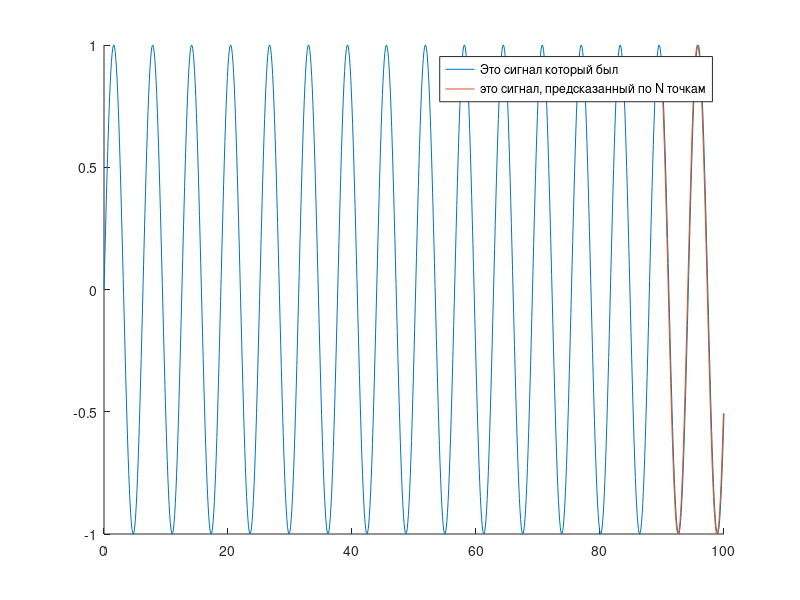

Write MATLAB code to recreate this figure.
%у нас есть входной сигнал длиной М точек его нужно предсказывать по N
%точкам на основе линейного предсказания
clc, clear, clear all;
% создаю входной сигнал длиной М(=1001) точек
x = [0 : 0.1 : 100];
M = length(x);
signal = sin(x);
% cоздаю количество точек по которым предсказать
N = 900;
% линейное предсказание = перемножение матрицы весов w и матрицы признаков X
% pred = X * w
% для этого нам нужно реализовать алгоритм машинного обучения 
% на обучающей выборке signal
% матрица признаков , размерности (M-N) x (N-1) 
X = [];
i = 1;
j = 1;
start_index = 1;
while start_index <= M - N% заполнение матрицы Х
    while j <= N
        X(start_index , j) = signal(i);
        j = j + 1;
        i = i + 1;
    end
    j = 1;
    start_index = start_index + 1;
    i = start_index;
end

pred = [];
i = N + 1;
while i <= M%заполнение матрицы полученных значений
    pred(i - N , 1) = signal(i);
    i = i + 1;
end

w = X\pred;%это решение. и чо с ним делать?

% проверка решения

reshenie = X * w;
figure;
hold all;
plot(x,signal);
plot(x(N:end-1),reshenie);
legend('Это сигнал который был', 'это сигнал, предсказанный по N точкам');


%% это не нужно, но пока жаль удалять

function res = stochastic_gradient_step(X, y, w, train_ind)
eta = 0.01;
size_of_matrix = size(X,1);
random_string = X(train_ind, :);
grad0 = 2/size_of_matrix * ((random_string * w))
end

function stds = mserror(y, y_pred)
stds = sum((y_pred - y).^2/length(y_pred))
end

